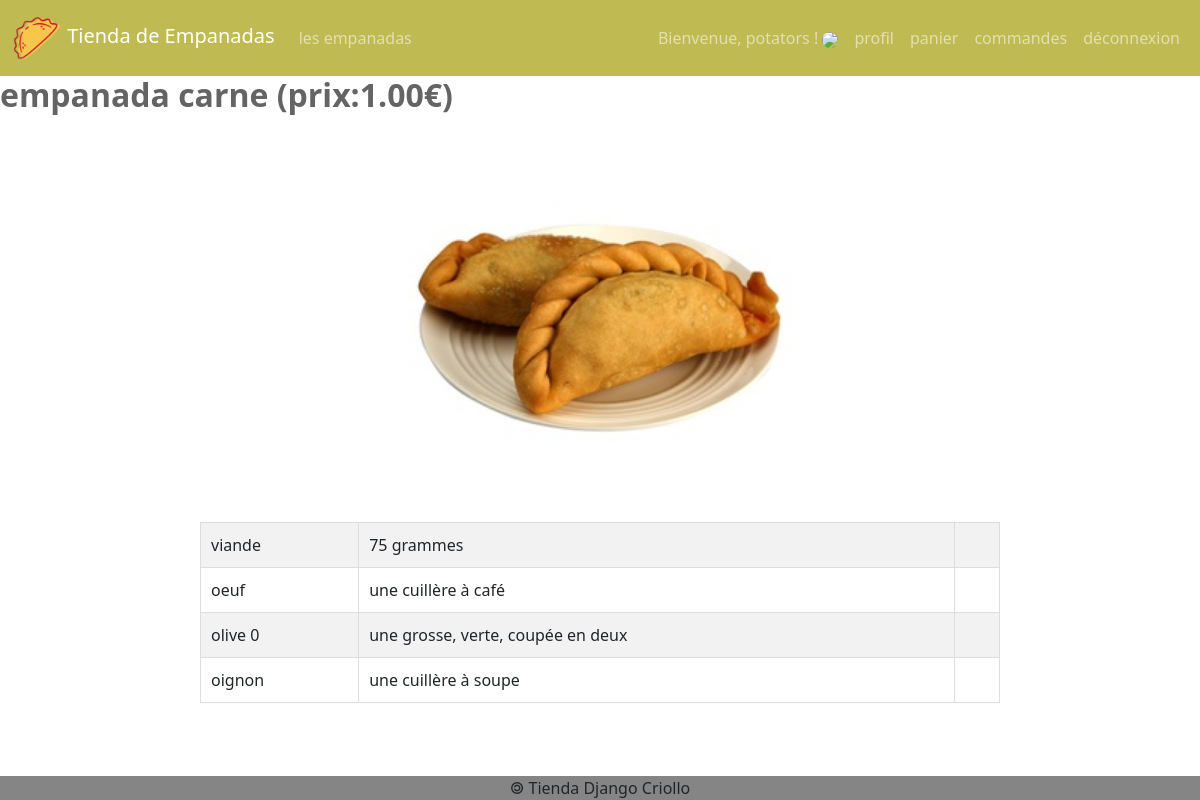
Screenshot of /empanada/1/ (signed in) with the database file from the repository.
### empanadas/models.py (models this page shows, shortened)
class Empanada(models.Model):
    idEmpanada = models.AutoField(primary_key=True)
    nomEmpanada = models.CharField(max_length=50)
    prix = models.DecimalField(max_digits=6, decimal_places=2)
    image = models.ImageField(default = 'imagesEmpanadas/default.png', upload_to = 'imagesEmpanadas/')
    def __str__(self) :
        return 'empanada ' + self.nomEmpanada + ' (prix:' + str(self.prix) + '€)'

class Ingredient(models.Model):
    idIngredient = models.AutoField(primary_key=True)
    nomIngredient = models.CharField(max_length=50)

class Composition(models.Model):
    class Meta:
        unique_together = ('ingredient','empanada')
    idComposition = models.AutoField(primary_key=True)
    ingredient = models.ForeignKey(Ingredient, on_delete=models.CASCADE)
    empanada = models.ForeignKey(Empanada, on_delete=models.CASCADE)
    quantite = models.CharField(max_length=100)

### empanadas/views.py (the view)
# urls.py: path('empanada/<int:empanada_id>/', views.empanada, name='detail_empanada'),
def empanada(request, empanada_id):
    laEmpanada = Empanada.objects.get(idEmpanada=empanada_id)
    composition = Composition.objects.filter(empanada=empanada_id)
    ingredients_list = []
    for compo in composition:
        ingredient_data = {
            'idComposition': compo.idComposition,
            'nomIngredient': compo.ingredient.nomIngredient,
            'quantite': compo.quantite
        }
        ingredients_list.append(ingredient_data)
    all_ingredients = Ingredient.objects.all()
    form = CompositionForm()
    return render(
        request,
        'empanadas/empanada.html',
        {
            'empanada': laEmpanada,
            'ingredients': ingredients_list,
            'all_ingredients': all_ingredients,
            'form': form  # Passer le formulaire au template
        }
    )

### empanadas/templates/empanadas/empanada.html (shortened to what this page needs)
{% extends 'empanadas/base.html' %}
{% block main %}
<h2>{{ empanada }}</h2>
<img src="{{ MEDIA_URL }}{{ empanada.image }}" class="img-fluid" />
<table class="table table-striped">
    <tbody>
        {% if ingredients %}
        {% for ligne in ingredients %}
        <tr>
            {% if user.is_staff %}
            <td>{{ ligne.nomIngredient }}</td>
            <td>{{ ligne.quantite }}</td>
            <td>
                <a href="/empanada/{{ empanada.idEmpanada }}/deleteIngredient/{{ ligne.idComposition }}" title="Supprimer cet ingrédient" class="me-2">
                    <i class="bi bi-trash"></i>
                </a>
            </td>
            {% else %}
            <td>{{ ligne.nomIngredient }}</td>
            <td>{{ ligne.quantite }}</td>
            <td></td>
            {% endif %}
        </tr>
        {% endfor %}
        {% else %}
        <tr>
            <td></td>
            <td>Ingrédient non renseigné pour cet empanada.</td>
            <td></td>
        </tr>
        {% endif %}
    </tbody>
</table>
<br>
{% endblock %}

### comptes/templates/comptes/menuClient.html (shortened to what this page needs)
{% load static %}
<nav class="navbar navbar-expand-lg navbar-dark bg-success">
    <div class="container-fluid">
        <a class="navbar-brand" href="/empanadas"
            ><img
                src="{% static 'empanadas/img/empanadas.webp' %}"
                height="50em"
                width="50em"
            />
            Tienda de Empanadas</a
        >
        <div id="navbarText" class="collapse navbar-collapse">
            <ul class="navbar-nav me-auto mb-2 mb-lg-0">
                <li class="nav-item">
                    <a class="nav-link" href="/empanadas">les empanadas</a>
                </li>
            </ul>
            <ul class="navbar-nav">
                <li class="nav-item">
                    <span class="nav-link">Bienvenue, {{ user }} !
                        <img src="{{MEDIA_URL}}{{user.image}}"  class="rounded-circle"/>
                    </span>
                </li>
                <li class="nav-item">
                    <a class ="nav-link" href="/user/update/" >profil</a>
                <li class="nav-item">
                    <a class="nav-link" href="/panier">panier</a>
                </li>
                <li class="nav-item">
                    <a class="nav-link" href="/commandes">commandes</a>
                </li>
                <li class="nav-item">
                    <a class="nav-link" href="/logout"> déconnexion </a>
                </li>
            </ul>
        </div>
    </div>
</nav>

### empanadas/static/empanadas/css/styles.css (style rules this page uses)
body { display: flex; min-height: 100vh; flex-direction: column; }
.bg-success, .container-fluid { background-color: rgb(192, 186, 82) !important; }
.table { max-width: 800px; margin: 0 auto; border-top: 1px solid black; border-collapse: collapse; }
.table td, .table th { vertical-align: middle; padding: 10px; border: 1px solid #ddd; }
.table td:last-child { text-align: right; }
h2 { font-weight: bold; color: rgb(100, 100, 100); }
.img-fluid { margin: auto; display: flex; width: 25rem; padding: 0.5em; }
.rounded-circle { width: 2em; height: auto; border-radius: 50%; }

### rows the page displays
Empanada: nomEmpanada+prix "empanada carne (prix:1.00€)", image (picture)
Ingredient: nomIngredient "viande"
Composition: quantite "75 grammes"
Ingredient: nomIngredient "oeuf"
Composition: quantite "une cuillère à café"
Ingredient: nomIngredient "olive 0"
Composition: quantite "une grosse, verte, coupée en deux"
Ingredient: nomIngredient "oignon"
Composition: quantite "une cuillère à soupe"

### other values shown
{{ user }} "potators"
